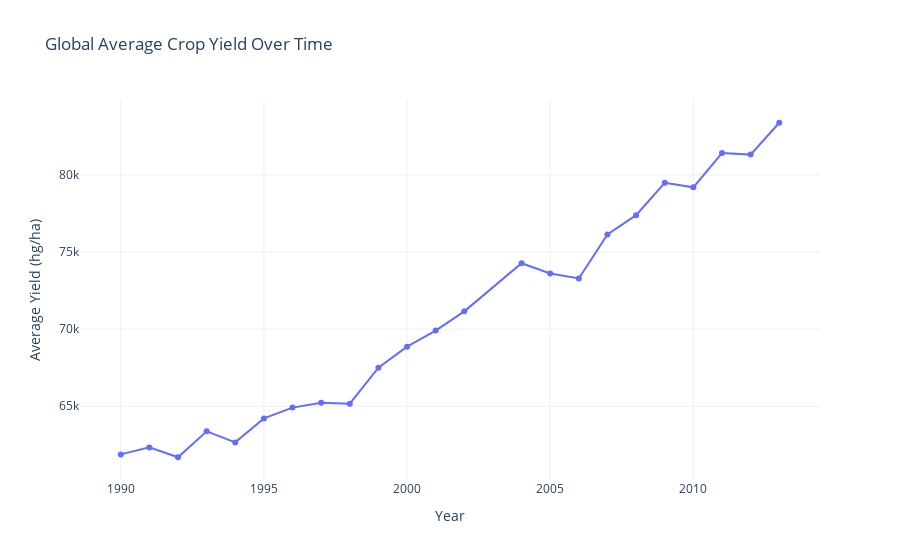

Notebook code cell kept with this figure:
### Markdown cell above
### 4.6. Temporal Trends

How have these factors changed over time (from 1990 to 2013)?

### Code cell
if not df.empty:
    # Group by year and get the average of all numeric features
    yearly_avg = df_cleaned.groupby('Year')[numeric_features].mean().reset_index()

    fig = px.line(yearly_avg, x='Year', y='hg/ha_yield', 
                  title='Global Average Crop Yield Over Time', 
                  markers=True)
    fig.update_layout(xaxis_title='Year', yaxis_title='Average Yield (hg/ha)')
    fig.show()

### Figure 1 — Plotly figure (JSON) as saved in the notebook; plotly's stock layout.template omitted (floating-point values rounded to 4 significant figures)
{"data": [{"hovertemplate": "Year=%{x}<br>hg/ha_yield=%{y}<extra></extra>", "legendgroup": "", "line": {"color": "#636efa", "dash": "solid"}, "marker": {"symbol": "circle"}, "mode": "lines+markers", "name": "", "orientation": "v", "showlegend": false, "type": "scatter", "x": [1990, 1991, 1992, 1993, 1994, 1995, 1996, 1997, 1998, 1999, 2000, 2001, 2002, 2004, 2005, 2006, 2007, 2008, 2009, 2010, 2011, 2012, 2013], "xaxis": "x", "y": [61880.0, 62330.0, 61690.0, 63370.0, 62660.0, 64210.0, 64910.0, 65230.0, 65160.0, 67500.0, 68860.0, 69910.0, 71150.0, 74270.0, 73610.0, 73290.0, 76140.0, 77390.0, 79480.0, 79190.0, 81420.0, 81310.0, 83380.0], "yaxis": "y"}], "layout": {"legend": {"tracegroupgap": 0}, "title": {"text": "Global Average Crop Yield Over Time"}, "xaxis": {"anchor": "y", "domain": [0, 1], "title": {"text": "Year"}}, "yaxis": {"anchor": "x", "domain": [0, 1], "title": {"text": "Average Yield (hg/ha)"}}}}
